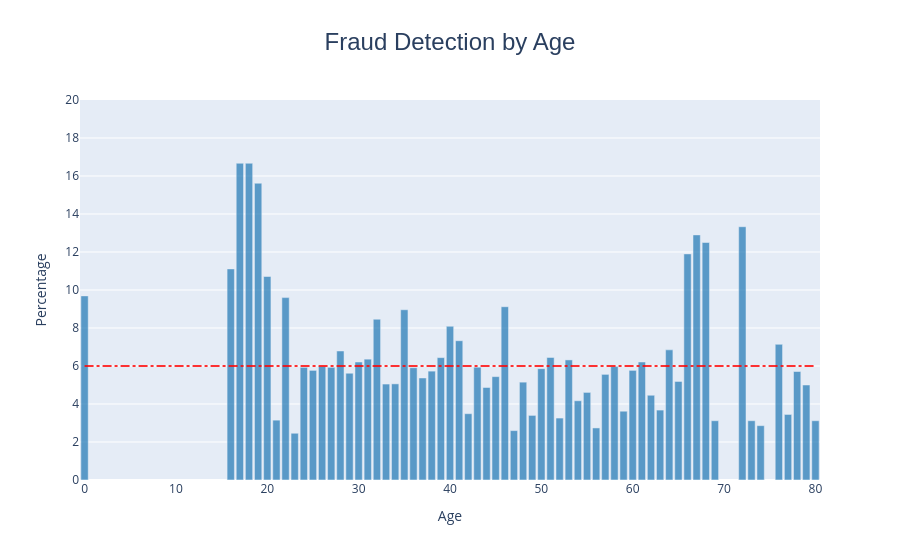

Notebook cell for this chart:
### Markdown cell above
## 03) Fraud Detection by Age & Age of Policy Holder

### Code cell
df_fraud = df_viz[df_viz['FraudFound_P'] == 1]
df_non_fraud = df_viz[df_viz['FraudFound_P'] == 0]

df_counts_age = df_viz['Age'].value_counts().sort_index()
df_counts_fraud = df_fraud['Age'].value_counts().sort_index()

df_percentages_fraud = round((df_counts_fraud / df_counts_age) * 100, 2)

# Bar Chart
fig = go.Figure()

fig.add_trace(go.Bar(x=df_percentages_fraud.index, y=df_percentages_fraud.values,
    marker_color='rgba(31, 119, 180, 0.7)'))

fig.update_layout(
    title={
        'text': 'Fraud Detection by Age',
        'x':0.5,
        'font': {'family': "Arial, sans-serif", 'size': 24}
    })

fig.update_layout(
    xaxis=dict(title='Age'), yaxis=dict(title='Percentage', range=[0, 20], dtick=2), legend=dict(title='Outcome'))

fig.add_shape(
    type="line",
    x0=min(df_percentages_fraud.index),
    y0=6,
    x1=max(df_percentages_fraud.index),
    y1=6,
    line=dict(
        color="rgba(255, 0, 0, 0.8)",
        width=2,
        dash="dashdot",
    ),
)

fig.show()

### Figure 1 — Plotly figure (JSON) as saved in the notebook; plotly's stock layout.template omitted (floating-point values rounded to 4 significant figures)
{"data": [{"marker": {"color": "rgba(31, 119, 180, 0.7)"}, "type": "bar", "x": [0, 16, 17, 18, 19, 20, 21, 22, 23, 24, 25, 26, 27, 28, 29, 30, 31, 32, 33, 34, 35, 36, 37, 38, 39, 40, 41, 42, 43, 44, 45, 46, 47, 48, 49, 50, 51, 52, 53, 54, 55, 56, 57, 58, 59, 60, 61, 62, 63, 64, 65, 66, 67, 68, 69, 70, 71, 72, 73, 74, 75, 76, 77, 78, 79, 80], "y": [9.69, 11.11, 16.67, 16.67, 15.62, 10.71, 3.15, 9.6, 2.46, 5.93, 5.77, 5.98, 5.93, 6.79, 5.62, 6.21, 6.36, 8.46, 5.05, 5.06, 8.96, 5.91, 5.37, 5.73, 6.44, 8.09, 7.33, 3.49, 5.94, 4.87, 5.44, 9.12, 2.6, 5.15, 3.4, 5.86, 6.45, 3.26, 6.32, 4.17, 4.61, 2.74, 5.56, 5.97, 3.62, 5.77, 6.21, 4.46, 3.68, 6.85, 5.19, 11.9, 12.9, 12.5, 3.12, null, null, 13.33, 3.12, 2.86, null, 7.14, 3.45, 5.71, 5, 3.12]}], "layout": {"autosize": true, "legend": {"title": {"text": "Outcome"}}, "shapes": [{"line": {"color": "rgba(255, 0, 0, 0.8)", "dash": "dashdot", "width": 2}, "type": "line", "x0": 0, "x1": 80, "y0": 6, "y1": 6}], "title": {"font": {"family": "Arial, sans-serif", "size": 24}, "text": "Fraud Detection by Age", "x": 0.5}, "xaxis": {"autorange": true, "range": [-0.5, 80.5], "title": {"text": "Age"}, "type": "linear"}, "yaxis": {"dtick": 2, "range": [0, 20], "title": {"text": "Percentage"}, "type": "linear"}}}
